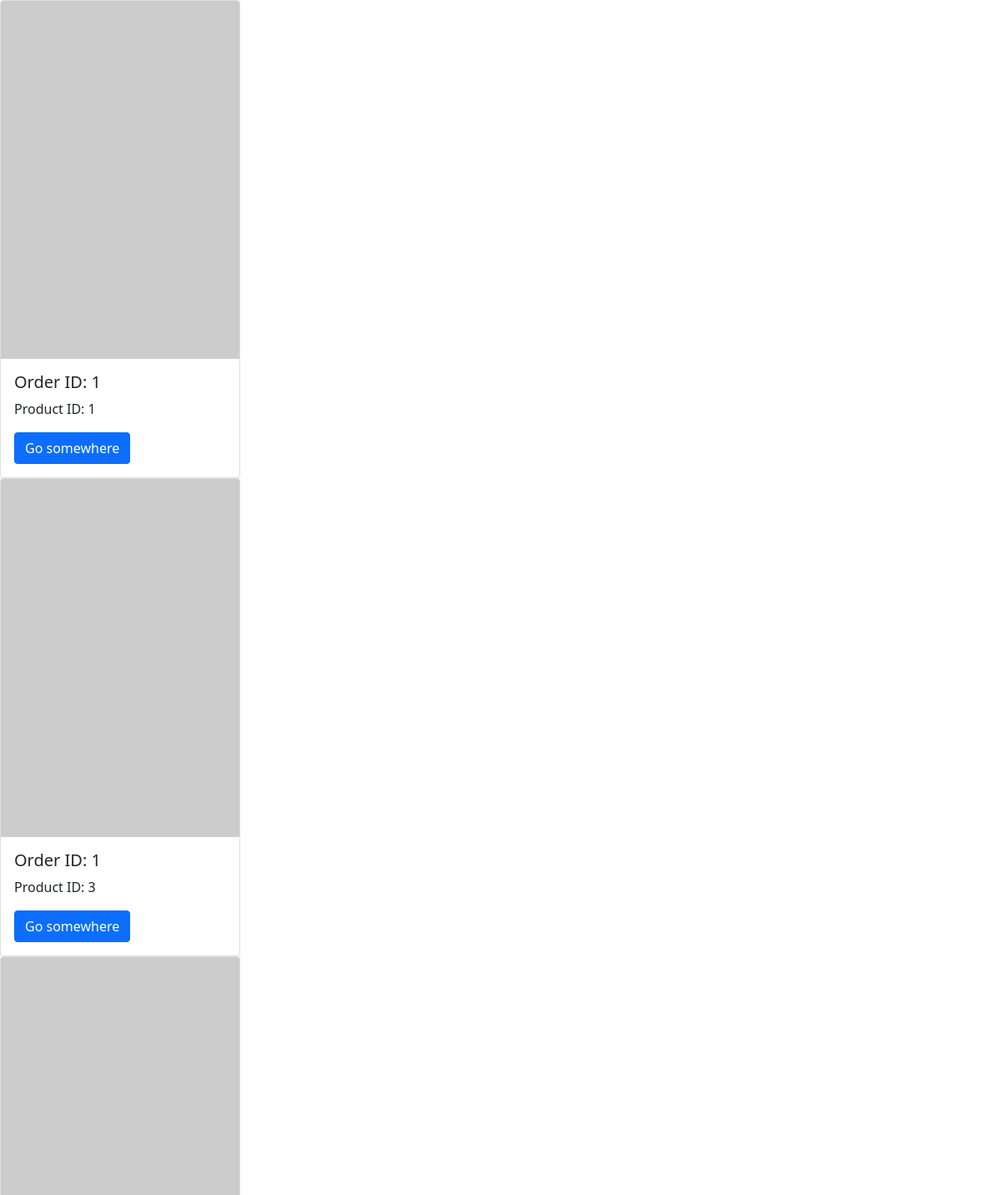
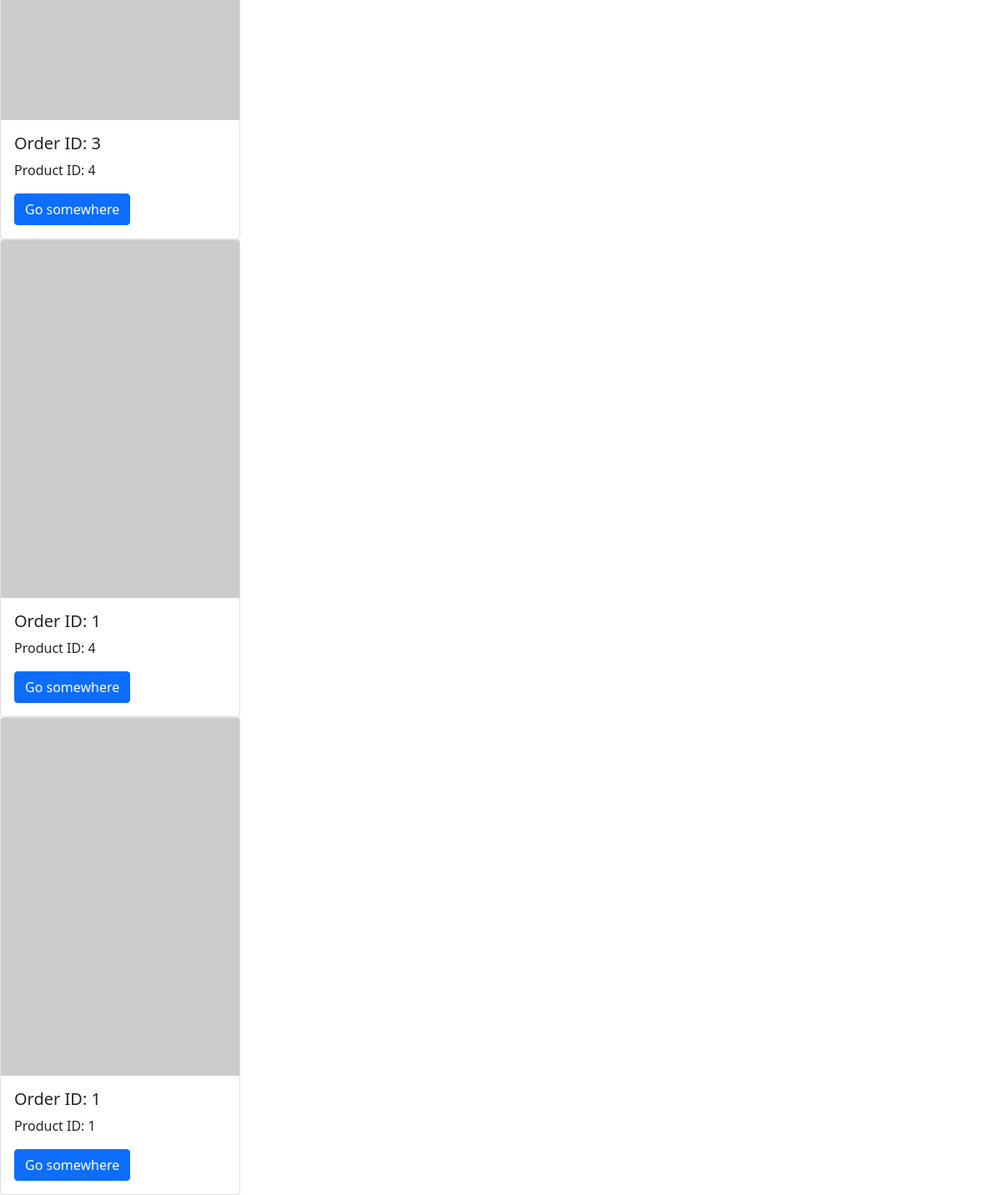
Screenshot of /order_details/ with the database file from the repository (2 pictures, top to bottom).
### configapp/models.py (models this page shows, shortened)
class OrderDetail(models.Model):
    order = models.ForeignKey(Order, on_delete=models.CASCADE, related_name='details')
    product = models.ForeignKey( Product, on_delete=models.CASCADE, related_name='order_details')
    unit_price = models.DecimalField(max_digits=10, decimal_places=2)
    quantity = models.IntegerField()
    discount = models.DecimalField(max_digits=4, decimal_places=2, default=0.00)

### configapp/views.py (the view)
# urls.py: path('order_details/', views.order_details, name='order_details'),
def order_details(request):
    return render(request, 'order_detail.html', {"order_detail": OrderDetail.objects.all()})

### configapp/templates/order_detail.html (shortened to what this page needs)
<!DOCTYPE html>
<html lang="en">
<head>
</head>
<body>
    {% for item in order_detail %}
    <div class="card" style="width: 18rem;">
    {% if item.picture %}
        <img src="{{ item.picture.url }}" class="card-img-top" alt="{{ item.product_id }}">
    {% else %}
        <img src="https://picsum.photos/seed/picsum/200/300" class="card-img-top" alt="default image">
    {% endif %}
    <div class="card-body">
        <h5 class="card-title">Order ID: {{ item.order_id }}</h5>
        <p class="card-text">Product ID: {{ item.product_id }}</p>
        <a href="#" class="btn btn-primary">Go somewhere</a>
    </div>
</div>
    {%endfor%}
    <link href="https://cdn.jsdelivr.net/npm/bootstrap@5.0.2/dist/css/bootstrap.min.css" rel="stylesheet">
</body>
</html>

### rows the page displays
OrderDetail: order_id "1", product_id "1"
OrderDetail: order_id "1", product_id "3"
OrderDetail: order_id "3", product_id "4"
OrderDetail: order_id "1", product_id "4"
OrderDetail: order_id "1", product_id "1"
